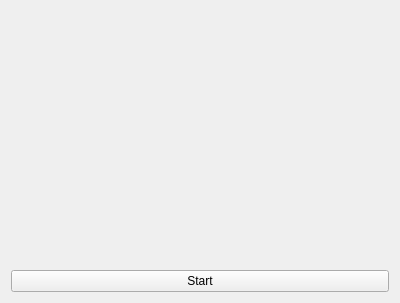
<?xml version="1.0" encoding="UTF-8"?>
<ui version="4.0">
 <class>MainWindow</class>
 <widget class="QWidget" name="MainWindow">
  <property name="geometry">
   <rect>
    <x>0</x>
    <y>0</y>
    <width>400</width>
    <height>303</height>
   </rect>
  </property>
  <property name="windowTitle">
   <string>Form</string>
  </property>
  <layout class="QGridLayout" name="gridLayout">
   <item row="1" column="0">
    <widget class="AudioFormatListWidget" name="audio_format_widget" native="true"/>
   </item>
   <item row="0" column="0">
    <widget class="AudioDeviceListWidget" name="audio_devlist_widget" native="true"/>
   </item>
   <item row="2" column="0">
    <widget class="QPushButton" name="button_start">
     <property name="text">
      <string>Start</string>
     </property>
    </widget>
   </item>
  </layout>
 </widget>
 <customwidgets>
  <customwidget>
   <class>AudioFormatListWidget</class>
   <extends>QWidget</extends>
   <header>AudioFormatListWidget.h</header>
   <container>1</container>
  </customwidget>
  <customwidget>
   <class>AudioDeviceListWidget</class>
   <extends>QWidget</extends>
   <header>AudioDeviceListWidget.h</header>
   <container>1</container>
  </customwidget>
 </customwidgets>
 <resources/>
 <connections/>
</ui>
